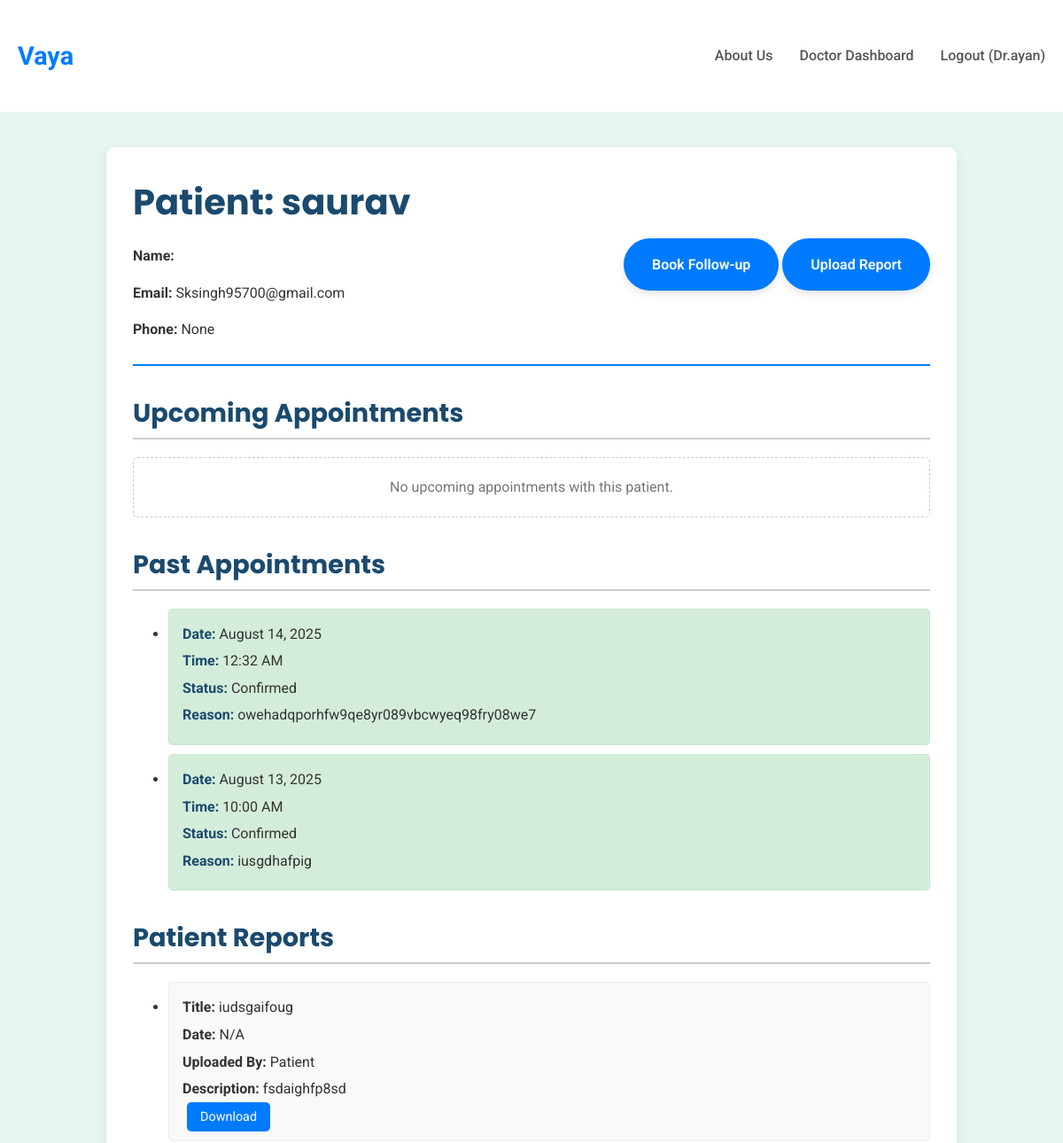
The page /doctors/patient/1/details/ (signed in, upper part) on the database as committed earlier.
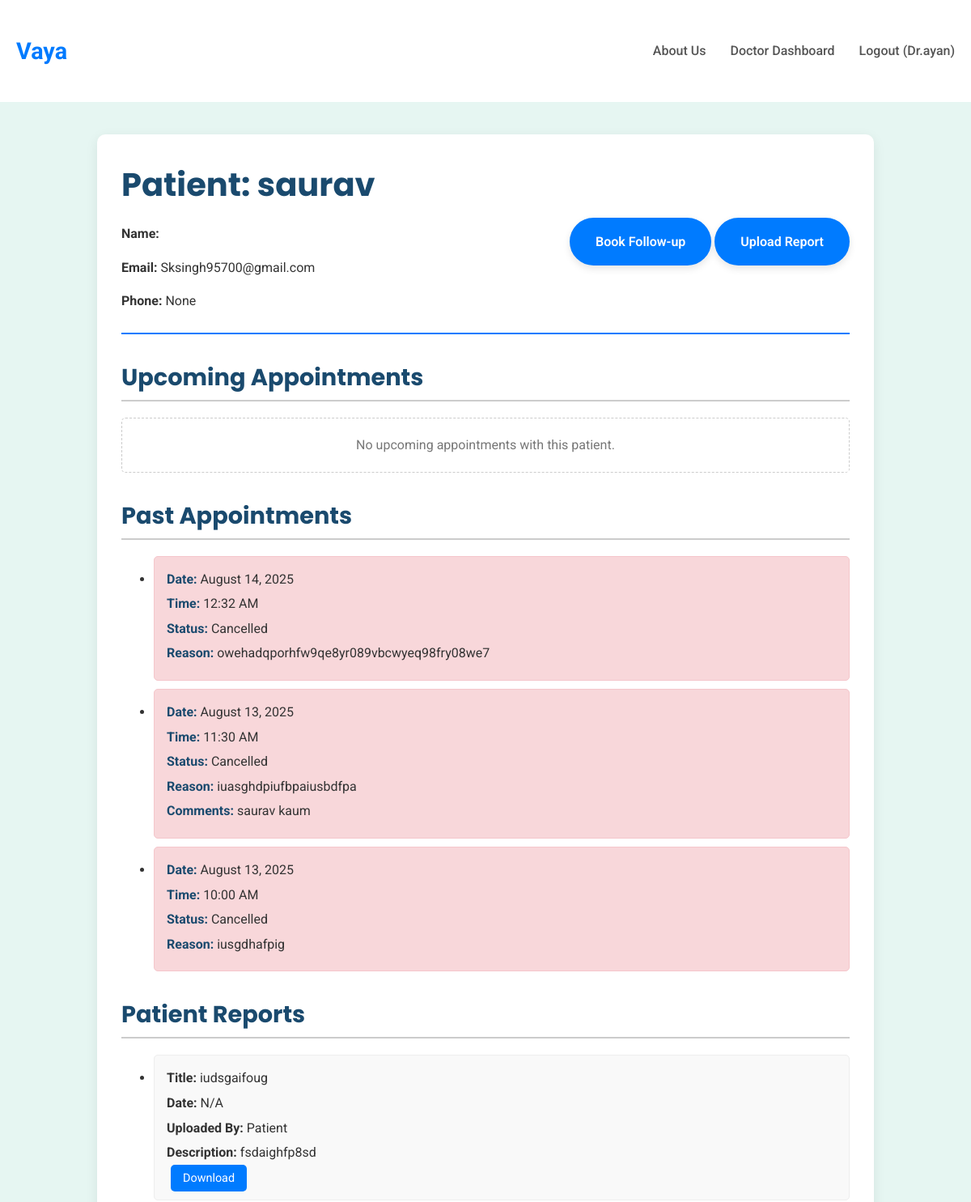
The same page on the database as committed later.
### doctors/models.py (models this page shows, shortened)
class Appointment(models.Model):
    APPOINTMENT_TYPE_CHOICES = [
        ('in-person', 'In-person'),
        ('online', 'Online'),
        ('phone', 'Phone Call')
    ]
    STATUS_CHOICES = [
        ('pending', 'Pending'),
        ('confirmed', 'Confirmed'),
        ('completed', 'Completed'),
        ('cancelled', 'Cancelled')
    ]
    patient = models.ForeignKey(settings.AUTH_USER_MODEL, on_delete=models.CASCADE, related_name='appointments')
    doctor = models.ForeignKey(Doctor, on_delete=models.CASCADE, related_name='appointments')
    appointment_slot = models.ForeignKey(DoctorSlot, on_delete=models.SET_NULL, null=True, blank=True, related_name='appointment_slot')
    reason = models.TextField(blank=True, default='')
    appointment_date = models.DateField()
    appointment_time = models.TimeField()
    appointment_type = models.CharField(max_length=20, choices=APPOINTMENT_TYPE_CHOICES, default='in-person')
    status = models.CharField(max_length=20, choices=STATUS_CHOICES, default='pending')
    comments = models.TextField(blank=True, default='', help_text="Doctor's private notes on the appointment.")
    payment_status = models.CharField(max_length=20, choices=[('unpaid', 'Unpaid'), ('paid', 'Paid')], default='unpaid')
    class Meta:
        ordering = ['-appointment_date', '-appointment_time']

class Report(models.Model):
    patient = models.ForeignKey(settings.AUTH_USER_MODEL, on_delete=models.CASCADE, related_name='reports')
    doctor = models.ForeignKey(Doctor, on_delete=models.CASCADE, null=True, blank=True, related_name='uploaded_reports')
    title = models.CharField(max_length=255)
    description = models.TextField(blank=True, null=True)
    report_file = models.FileField(upload_to='patient_reports/')
    uploaded_at = models.DateTimeField(auto_now_add=True)
    report_date = models.DateField(null=True, blank=True)
    class Meta:
        ordering = ['-uploaded_at']

### doctors/views.py (the view)
# urls.py: path('patient/<int:patient_id>/details/', views.doctor_patient_detail, name='doctor_patient_detail'),
@login_required
@user_passes_test(is_doctor)
def doctor_patient_detail(request, patient_id):
    doctor = get_object_or_404(Doctor, user=request.user)
    patient = get_object_or_404(CustomUser, id=patient_id)
    if not Appointment.objects.filter(doctor=doctor, patient=patient).exists():
        messages.error(request, "You are not authorized to view this patient's details.")
        return redirect('doctor_dashboard')
    upcoming_appointments = Appointment.objects.filter(
        doctor=doctor,
        patient=patient,
        appointment_date__gte=timezone.now().date(),
        status__in=['pending', 'confirmed']
    ).order_by('appointment_date', 'appointment_time')
    past_appointments_query = Q(appointment_date__lt=timezone.now().date()) | Q(appointment_date=timezone.now().date(), appointment_time__lte=timezone.now().time())
    past_appointments = Appointment.objects.filter(
        past_appointments_query,
        doctor=doctor,
        patient=patient,
        status__in=['confirmed', 'completed', 'cancelled']
    ).order_by('-appointment_date', '-appointment_time')
    reports = Report.objects.filter(patient=patient).order_by('-uploaded_at')
    context = {
        'doctor': doctor,
        'patient': patient,
        'upcoming_appointments': upcoming_appointments,
        'past_appointments': past_appointments,
        'reports': reports,
    }
    return render(request, 'doctors/doctor_patient_detail.html', context)

### doctors/views.py (called while the page is built)
def is_doctor(user):
    return user.is_authenticated and hasattr(user, 'doctor_login_profile') and user.doctor_login_profile.is_approved

### templates/doctors/doctor_patient_detail.html (shortened to what the changed rows need)
{% extends 'base.html' %}
{% block content %}
    <section class="patient-detail-section">
        <div class="patient-detail-container">
            <div class="patient-header">
                <div>
                    <h1>Patient: {{ patient.username }}</h1>
                </div>
            </div>
            <div class="appointment-list-card">
                <h2>Upcoming Appointments</h2>
            </div>
            <div class="appointment-list-card">
                <h2>Past Appointments</h2>
                {% if past_appointments %}
                    <ul class="appointments-list">
                        {% for appointment in past_appointments %}
                            <li class="appointment-item {{ appointment.status }}">
                                <div class="appointment-details">
                                    <p><strong>Date:</strong> {{ appointment.appointment_date|date:"F d, Y" }}</p>
                                    <p><strong>Time:</strong> {{ appointment.appointment_time|time:"h:i A" }}</p>
                                    <p><strong>Status:</strong> {{ appointment.get_status_display }}</p>
                                    <p><strong>Reason:</strong> {{ appointment.reason|default:"N/A" }}</p>
                                    {% if appointment.comments %}<p><strong>Comments:</strong> {{ appointment.comments }}</p>{% endif %}
                                </div>
                            </li>
                        {% endfor %}
                    </ul>
                {% else %}
                    <p class="no-entries">No past appointments with this patient.</p>
                {% endif %}
            </div>
            <div class="report-list-card">
                <h2>Patient Reports</h2>
                {% if reports %}
                    <ul class="report-list">
                        {% for report in reports %}
                            <li class="report-item">
                                <div class="report-details">
                                    <p><strong>Title:</strong> {{ report.title }}</p>
                                    <p><strong>Date:</strong> {{ report.report_date|default:"N/A" }}</p>
                                    <p><strong>Uploaded By:</strong> {% if report.doctor %}Dr. {{ report.doctor.full_name }}{% else %}Patient{% endif %}</p>
                                    <p><strong>Description:</strong> {{ report.description|default:"N/A" }}</p>
                                </div>
                                <div class="report-actions">
                                    {% if report.report_file %}
                                        <a href="{{ report.report_file.url }}" target="_blank">Download</a>
                                    {% endif %}
                                </div>
                            </li>
                        {% endfor %}
                    </ul>
                {% else %}
                    <p class="no-entries">No reports on file for this patient.</p>
                {% endif %}
            </div>
        </div>
    </section>
{% endblock %}

Rows that differ between the two databases and show on the page:
changed Appointment "August 14, 2025": status "Confirmed" → "Cancelled"
added Appointment: appointment_date "August 13, 2025", appointment_time "11:30 AM", status "Cancelled", reason "iuasghdpiufbpaiusbdfpa", comments "saurav kaum"
changed Appointment "10:00 AM": status "Confirmed" → "Cancelled"
